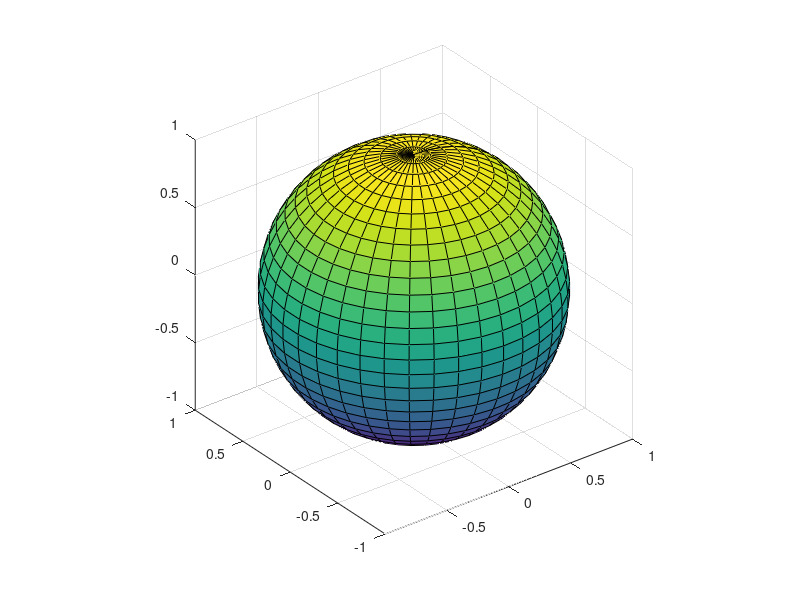

MATLAB code to generate this figure:
r=1;
phi=linspace(0,pi,30);
theta=linspace(0,2*pi,40);
[phi,theta]=meshgrid(phi,theta);

x=r*sin(phi).*cos(theta);
y=r*sin(phi).*sin(theta);
z=r*cos(phi); 

surf(x, y, z) 
axis equal;